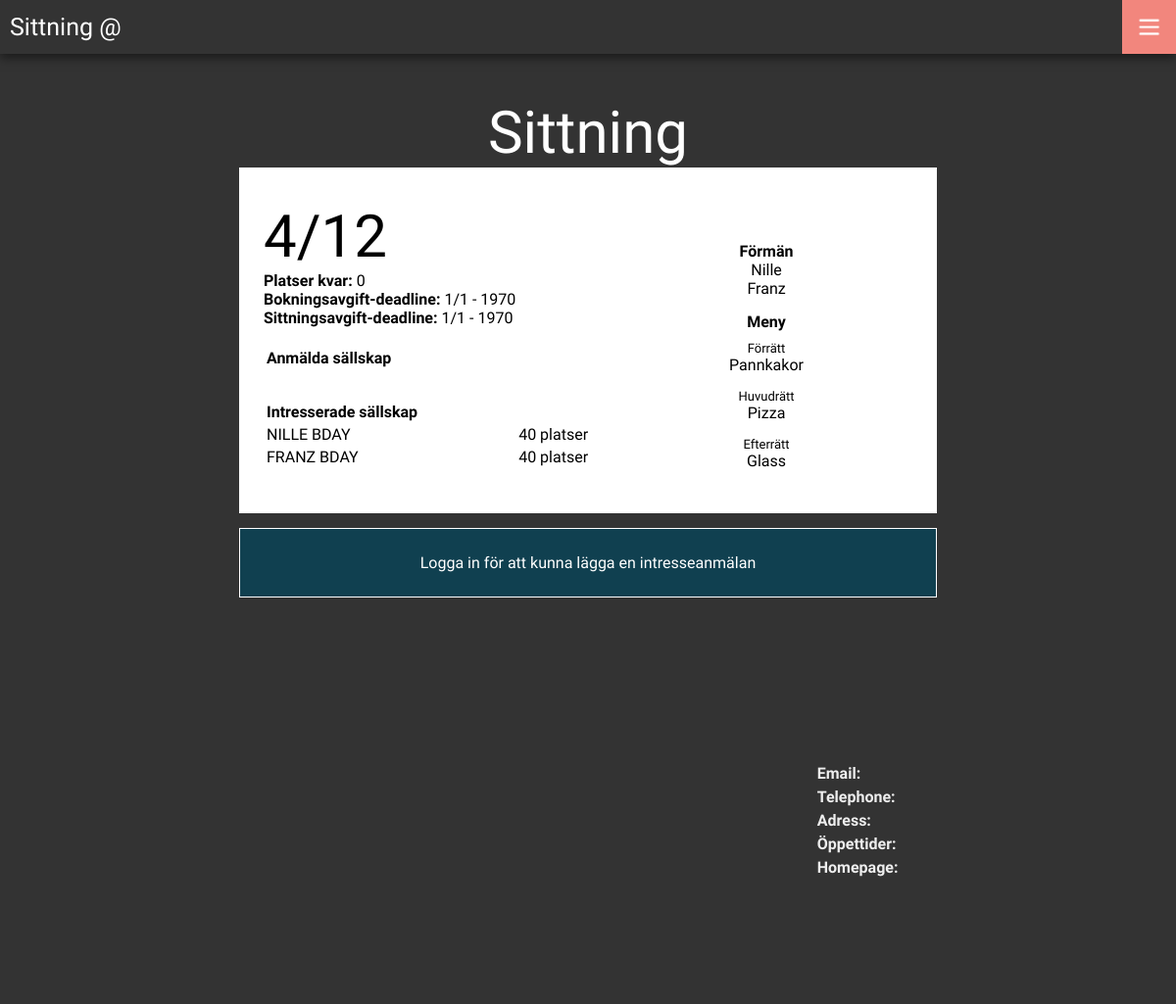
The app's page /sitting.php?sittId=1 with its own data.
### tables this page shows
create table sitting (
	id 				    integer auto_increment,
	sittDate		   	date not null,
	appetiser   		varchar(50),
	main       			varchar(50),
	desert	    		varchar(50),
	active				tinyint(1) DEFAULT 1,
	resName				varchar(30),
  spotsTaken     integer DEFAULT 0,
  open          tinyint(1) DEFAULT 1,
	primary key(id),
	foreign key(resName) references restaurant(name) ON UPDATE CASCADE
);

create table party (
	id  			integer auto_increment,
	name    		varchar(30),
	partyType		varchar(20),
	sittId			integer NOT NULL,
	interest    	integer,
	message     	text,
	urlkey			varchar(10) NOT NULL,
	active			tinyint(1) DEFAULT 1,
	primary key(id),
	foreign key(partyType) references partytype(partyType) ON UPDATE CASCADE,
	foreign key(sittId) references sitting(id)
);

create table participant (
    id              integer auto_increment,
    name            varchar(30),
    other           varchar(50),
    loginaccount    integer NULL,
    active          tinyint(1) DEFAULT 1,
    primary key (id),
    foreign key (loginaccount) references loginaccount(id)
);

### link.php (called while the page is built)
<?php
    $nation = $_GET['nation'];
	if($_SERVER['HTTP_HOST'] == "www.lundasittning.se"){
    	$siteURL = "http://$_SERVER[SERVER_NAME]";
    	$nationURL = "http://$_SERVER[SERVER_NAME]/$nation";
	} else {
	    $siteURL = "http://$_SERVER[SERVER_NAME]:8000/sittning";
	    $nationURL = "http://$_SERVER[SERVER_NAME]:8000/sittning/$nation";
	}
?>

### database/dbHandler.php (called while the page is built, shortened)
<?php
	require_once 'database.php';
	require_once 'dataConverter.php';
	class DatabaseHandler extends DataConverter {
		private $db;
		public function __construct() {
			$this->db = new Database(DB_SERVER, DB_USERNAME, DB_PASSWORD, DB_DATABASE);
		}
		public function connect(){
			$this->db->openConnection();
		}
		public function disconnect(){
			$this->db->closeConnection();
		}
		public function getRestaurantFromNickname($nick){
			$sql = "SELECT * FROM restaurant WHERE nickname=? and active=1";
			$result = $this->db->executeQuery($sql, array($nick));
			return $result[0];
		}
		public function getAccessLevel($fbid, $resName) {
		    $sql = "SELECT ut.accessLevel FROM restaurantparticipant as rp JOIN participantlogin as p ON rp.participantId = p.id JOIN usertype as ut ON rp.userType=ut.userType WHERE p.fbid=? AND rp.resName=?";
    		$result = $this->db->executeQuery($sql, array($fbid, $resName));
    		return $result[0][0];
		}
		public function getSitting($sittId) {
			$sql = "SELECT * FROM sitting WHERE id=?";
			$result = $this->db->executeQuery($sql, array($sittId));
			return $this->createSittingObject($result[0]);
		}
		public function getSittingForeman($sittId) {
			$sql = "SELECT p.name, p.id FROM sittingforeman as sf JOIN participant as p WHERE sf.participantId = p.id AND sf.sittId=?";
			$result = $this->db->executeQuery($sql, array($sittId));
			return $result;
		}
		public function getParties($sittId) {
			$sql = "SELECT * FROM party WHERE sittId=? and active=1";
			$result = $this->db->executeQuery($sql, array($sittId));
			return $this->createPartyList($result);
		}
	}
?>

### database/database.php (called while the page is built, shortened)
<?php
class Database {
  private $host;
  private $userName;
  private $password;
  private $database;
  private $conn;
  public function __construct($host, $userName, $password, $database) {
    $this->host = $host;
    $this->userName = $userName;
    $this->password = $password;
    $this->database = $database;
  }
  public function openConnection() {
    try {
      $this->conn = new PDO("mysql:host=$this->host;dbname=$this->database",
        $this->userName,  $this->password,
        array(PDO::MYSQL_ATTR_INIT_COMMAND => "SET NAMES utf8"));
      $this->conn->setAttribute(PDO::ATTR_ERRMODE, PDO::ERRMODE_EXCEPTION);
    } catch (PDOException $e) {
      $error = "Connection error: " . $e->getMessage();
      print $error . "<p>";
      unset($this->conn);
      return false;
    }
    return true;
  }
  public function closeConnection() {
    $this->conn = null;
  }
  public function isConnected() {
    return isset($this->conn);
  }
  public function executeQuery($query, $param = null) {
    try {
      $stmt = $this->conn->prepare($query);
      $stmt->execute($param);
      $result = $stmt->fetchAll();
    } catch (PDOException $e) {
      $error = "*** Internal error: " . $e->getMessage() . "<p>" . $query;
      die($error);
    }
    return $result;
  }
}
?>

### loginCheck.php (called while the page is built, shortened)
<?php
	require_once 'database/dbHandler.php';
	require_once 'link.php';
	$loggedIn = false;
	$dbHandler = new DatabaseHandler();
	$n = strtolower($nation);
	$restaurant = $dbHandler->getRestaurantFromNickname($n);
	$myAccessLevel = $dbHandler->getAccessLevel($fbid, $restaurant[0]);
?>

### database/dataConverter.php (called while the page is built, shortened)
<?php
class DataConverter{
	 function createSittingObject($arr){
		$s = (object)[
			'id' => $arr[0],
			'date' => $arr[1],
			'appetiser' => $arr[2],
			'main' => $arr[3],
			'desert' => $arr[4],
			'prelDay' => $arr[5],
			'payDay' => $arr[6],
			'spotsTaken' => $arr[7],
			'open' => $arr[8]
		];
		return $s;
	}
	 function createPartyObject($arr){
		return (object) [
			'id' => $arr[0],
			'name' => $arr[1],
			'type' => $arr[2],
			'sittId' => $arr[3],
			'interest' => $arr[4],
			'message' => $arr[5],
			'key' => $arr[6],
			'interestOnly' => ($arr[5] == 0 && $arr[6] == 0)
		];
	}
	 function createPartyList($arr){
		$parties = array();
		foreach ($arr as $key => $p) {
			$party = $this->createPartyObject($p);
			$parties[] = $party;
		}
		return $parties;
	}
}
?>

### sitting.php (the view, shortened to what this page needs)
<?php
	require_once "header.php";
 	$dbHandler = new DatabaseHandler();
 	$sittId = $_GET['sittId'];
	$sitting = $dbHandler->getSitting($sittId);
	$parties = $dbHandler->getParties($sittId);
	$foreman = $dbHandler->getSittingForeman($sittId);
	$isSittingForeman = false;
	$spotsTaken = 0;
  $spotsLeft = $restaurant[9] - $spotsTaken;
 ?>
 <link rel="stylesheet" type="text/css" href="../../css/main.css" />
<div class="content">
	<div class="title">Sittning</div>
	<div class="single-sitting">
		<div class="left side">
				<h3><?php echo date('j/n', strtotime($sitting->date)); ?></h3>
				<label class="bold masterTooltip" title="Platser vars bokningsavgift ej inkommit">Platser kvar: </label><span><?php echo $spotsLeft; ?></span><br />
				<label class="bold">Bokningsavgift-deadline: </label><span><?php echo date('j/n - Y', strtotime($sitting->date . "-$restaurant[14] days")); ?></span><br />
				<label class="bold">Sittningsavgift-deadline: </label><span><?php echo date('j/n - Y', strtotime($sitting->date . "-$restaurant[15] days")); ?></span>
                <br /><br />
				<table>
					<tr>
						<th class="masterTooltip" title="Sällskap där minst en har betalat bokningsavgiften">Anmälda sällskap</th>
						<th></th>
					</tr>
					<?php
	                    $hasInterestedParties = false;
						foreach ($parties as $key => $p) {
							$prelSpots = 0;
							if($prelSpots == 0){
                                $hasInterestedParties = true;
							}
						}
					?>
				</table>
				<?php if($hasInterestedParties) : ?>
				<table>
					<tr>
						<th class="masterTooltip" title="Sällskap som än inte betalat in bokningsavgift">Intresserade sällskap</th>
						<th></th>
					</tr>
					<?php
						foreach ($parties as $key => $p) {
							$isParticipating = false;
							$prelSpots = 0;
							if($prelSpots == 0){
							?>
                            <tr>
								<?php
									if($isParticipating || $myAccessLevel >= 5 || $isSittingForeman){
										echo '<td><a href="' . $nationURL . '/sallskap/' . $p->key . '">' . $p->name . '</a></td>';
									} else {
										echo '<td>' . $p->name . '</td>';
									}
								?>
								<td class="right"><?php echo "$p->interest platser"; ?></td>
							</tr>
							<?php
							}
						}
					?>
				</table>
				<?php endif; ?>
		</div>
		<div class="right side">
    <?php if(count($foreman) > 0) : ?>
			<h4>Förmän</h4>
			<span>
			<?php
				foreach ($foreman as $key => $f) {
					echo  $f[0] . '<br />';
				}
			?></span>
    <?php endif; ?>
    <?php if( $sitting->appetiser != "" && $sitting->main != "" && $sitting->desert ) : ?>
			<h4>Meny</h4>
			<label class="mitten">Förrätt</label>
			<span class="mitten"><?php echo $sitting->appetiser; ?></span>
			<label class="mitten">Huvudrätt</label>
			<span class="mitten"><?php echo $sitting->main; ?></span>
			<label class="mitten">Efterrätt</label>
			<span class="mitten"><?php echo $sitting->desert; ?></span>
    <?php endif; ?>
		</div>
	</div>
	<?php if($sitting->open == 1) : ?>
	  <?php if($loggedIn) : ?>
      <a class="button primary"  href="<?php echo $nationURL; ?>/interest/<?php echo $sitting->id; ?>">
        <span>+ Lägg en intresseanmälan</span>
      </a>
    <?php else : ?>
      <a class="button primary"  href="<?php echo $siteURL; ?>/facebook-login/fbconfig.php">
        <span>Logga in för att kunna lägga en intresseanmälan</span>
      </a>
    <?php endif; ?>
  <?php else:  ?>
    <div class="button"  href="<?php echo $siteURL; ?>/facebook-login/fbconfig.php">
      <span>Tyvärr är anmälan för denna sittning stängd</span>
    </div>
  <?php endif; ?>
</div>
<?php include 'footer.php'; ?>

### header.php (shortened to what this page needs)
<?php
	require_once 'loginCheck.php';
?>
<!doctype html>
<html>
	<head>
        <link rel="stylesheet" type="text/css" href="<?php echo $siteURL; ?>/css/main.css" />
        <link rel="stylesheet" href="https://ajax.googleapis.com/ajax/libs/jqueryui/1.11.4/themes/smoothness/jquery-ui.css">
	</head>
	<body style="background-image: url('<?php echo $siteURL; ?>/uploads/<?php echo $restaurant[11]; ?>')">

### footer.php (shortened to what this page needs)
    <footer>
        <div class="logocontainer third-column" style="background-image: url('<?php echo $nationURL; ?>/uploads/<?php echo $restaurant[12]; ?>');">
        </div>
        <div class="infocontainer third-column">
        </div>
        <div class="contactinformation third-column">
                <p><strong>Email: </strong> <?php echo $restaurant[2] ?> </p>
                <p><strong>Telephone: </strong> <?php echo $restaurant[3]; ?> </p>
                <p><strong>Adress: </strong> <?php echo $restaurant[6]; ?> </p>
                <p><strong>Öppettider: </strong> <?php echo $restaurant[5]; ?> </p>
                <p><strong>Homepage: </strong> <a href="<?php echo $restaurant[4]; ?>"><?php echo $restaurant[4]; ?></a> </p>
            </div>
    </footer>
	<div class="header">
		<a href="<?php echo $nationURL; ?>">Sittning @ <?php echo strtoupper($restaurant[1]); ?></a>
		<button class="header-button" id="open-button" onclick="toggleSide()"><div class="menuloggo"></div></button>
	</div>
	</body>
</html>

### css/main.css (style rules this page uses)
table { text-align: left; width: 100%; }
.bold { font-weight: 900; }
body { margin: 0; padding: 0; font-family: 'Josefin Sans', sans-serif; font-weight: 400; background-color: #333; background-size: cover; background-position: 50% 50%; background-repeat: no-repeat; background-attachment: fixed; min-height: 100vw; min-height: 100vh; }
body .content { margin-top: 100px; max-width: 712px; width: 90%; margin-left: auto; margin-right: auto; padding-bottom: 50px; min-height: 400px; }
body .content .title, body .content h2 { width: 90%; margin: 0 auto; text-align: center; font-size: 60px; color: white; font-weight: 100; }
body .content .button { display: block; background-color: white; padding: 25px; margin: 15px 0px; text-align: center; opacity: 1; -webkit-transition: all 0.3s ease-in-out; -moz-transition: all 0.3s ease-in-out; -o-transition: all 0.3s ease-in-out; transition: all 0.3s ease-in-out; border: 1px solid white; cursor: pointer; text-decoration: none; color: #333; }
body .content .primary { background-color: #104050; color: white; }
body .masterTooltip { cursor: help; }
body .header { height: 55px; width: 100%; position: fixed; top: 0; background-color: #333; -moz-box-shadow: 0px 4px 10px rgba(0, 0, 0, 0.5); -webkit-box-shadow: 0px 4px 10px rgba(0, 0, 0, 0.5); box-shadow: 0px 4px 10px rgba(0, 0, 0, 0.5); }
body .header a { color: white; font-size: 25px; line-height: 55px; text-decoration: none; display: inline-block; margin-left: 10px; }
body .header .header-button { position: fixed; z-index: 9000; right: 0px; top: 0px; padding: 0; width: 55px; height: 55px; border: 1px solid #f2867d; background-color: #f2867d; outline: none; -webkit-transition: all 0.3s ease-in-out; -moz-transition: all 0.3s ease-in-out; -o-transition: all 0.3s ease-in-out; transition: all 0.3s ease-in-out; cursor: pointer; }
body .header .header-button .menuloggo { position: relative; display: block; background-image: url("../images/hamburgermenux55.png"); margin: auto; width: 25px; height: 25px; background-size: contain; background-repeat: no-repeat; background-position: 50% 50%; -webkit-transition: all 0.3s ease-in-out; -moz-transition: all 0.3s ease-in-out; -o-transition: all 0.3s ease-in-out; transition: all 0.3s ease-in-out; }
body footer { background-color: #333; padding: 25px; box-sizing: border-box; color: #eee; margin-top: 50px; position: relative; display: table; width: 100%; }
body footer .third-column { position: relative; display: inline-block; width: 33%; vertical-align: top; padding: 0px 10px; box-sizing: border-box; margin-top: 25px; }
body footer .third-column p { max-width: 280px; margin: 5px auto; position: relative; display: block; }
body footer .logocontainer { height: 200px; margin: 25px auto; background-size: contain; background-repeat: no-repeat; background-position: 50% 50%; }
body .single-sitting { position: relative; display: block; background-color: white; width: 100%; min-height: 200px; padding: 15px 25px; box-sizing: border-box; display: table; margin-bottom: 15px; }
body .single-sitting h4 { margin: 0; }
body .single-sitting .side { position: relative; display: table-cell; }
body .single-sitting .side.left { padding-top: 20px; width: 55%; }
body .single-sitting .side.left h3 { margin: 0; font-size: 60px; font-weight: 100; }
body .single-sitting .side.left table { padding-right: 30px; padding-bottom: 30px; }
body .single-sitting .side.left table td.right { text-align: right; }
body .single-sitting .side.right label { display: block; margin-top: 10px; text-align: center; font-size: 13px; }
body .single-sitting .side.right h4 { display: block; text-align: center; margin-bottom: 0px; }
body .single-sitting .side.right span { text-align: center; display: block; margin-bottom: 15px; }

### records on screen
sitting: sittDate "4/12", sittDate "1/1 - 1970", appetiser "Pannkakor", main "Pizza", desert "Glass"
party: name "NILLE BDAY", interest "40"
party: name "FRANZ BDAY", interest "40"
participant: name "Nille"
participant: name "Franz"

### other values on screen
$spotsLeft "0"
